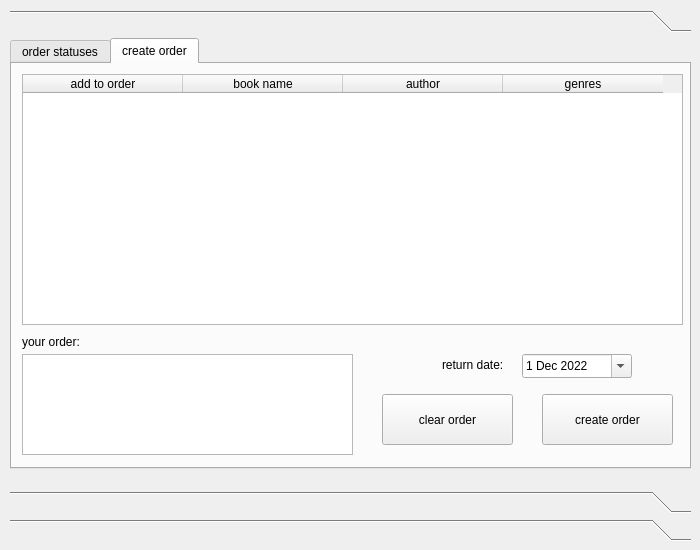
<?xml version="1.0" encoding="UTF-8"?>
<ui version="4.0">
 <class>reader_window</class>
 <widget class="QMainWindow" name="reader_window">
  <property name="geometry">
   <rect>
    <x>0</x>
    <y>0</y>
    <width>700</width>
    <height>550</height>
   </rect>
  </property>
  <property name="sizePolicy">
   <sizepolicy hsizetype="Fixed" vsizetype="Fixed">
    <horstretch>0</horstretch>
    <verstretch>0</verstretch>
   </sizepolicy>
  </property>
  <property name="minimumSize">
   <size>
    <width>700</width>
    <height>550</height>
   </size>
  </property>
  <property name="maximumSize">
   <size>
    <width>700</width>
    <height>550</height>
   </size>
  </property>
  <property name="windowTitle">
   <string>your library</string>
  </property>
  <widget class="QWidget" name="centralwidget">
   <widget class="QToolBox" name="toolBox">
    <property name="geometry">
     <rect>
      <x>10</x>
      <y>10</y>
      <width>681</width>
      <height>531</height>
     </rect>
    </property>
    <property name="currentIndex">
     <number>0</number>
    </property>
    <widget class="QWidget" name="library_page">
     <property name="geometry">
      <rect>
       <x>0</x>
       <y>0</y>
       <width>681</width>
       <height>429</height>
      </rect>
     </property>
     <attribute name="label">
      <string>&lt;books&gt;</string>
     </attribute>
     <widget class="QTabWidget" name="tab_widget">
      <property name="geometry">
       <rect>
        <x>0</x>
        <y>0</y>
        <width>681</width>
        <height>431</height>
       </rect>
      </property>
      <property name="currentIndex">
       <number>1</number>
      </property>
      <widget class="QWidget" name="order_statuses_tab">
       <attribute name="title">
        <string>order statuses</string>
       </attribute>
      </widget>
      <widget class="QWidget" name="create_order_tab">
       <attribute name="title">
        <string>create order</string>
       </attribute>
       <widget class="QTableWidget" name="books_table">
        <property name="geometry">
         <rect>
          <x>10</x>
          <y>10</y>
          <width>661</width>
          <height>251</height>
         </rect>
        </property>
        <property name="sortingEnabled">
         <bool>true</bool>
        </property>
        <property name="rowCount">
         <number>0</number>
        </property>
        <attribute name="horizontalHeaderDefaultSectionSize">
         <number>160</number>
        </attribute>
        <attribute name="horizontalHeaderShowSortIndicator" stdset="0">
         <bool>true</bool>
        </attribute>
        <attribute name="horizontalHeaderStretchLastSection">
         <bool>false</bool>
        </attribute>
        <column>
         <property name="text">
          <string>add to order</string>
         </property>
        </column>
        <column>
         <property name="text">
          <string>book name</string>
         </property>
        </column>
        <column>
         <property name="text">
          <string>author</string>
         </property>
        </column>
        <column>
         <property name="text">
          <string>genres</string>
         </property>
        </column>
       </widget>
       <widget class="QListWidget" name="books_in_order_list">
        <property name="geometry">
         <rect>
          <x>10</x>
          <y>290</y>
          <width>331</width>
          <height>101</height>
         </rect>
        </property>
       </widget>
       <widget class="QPushButton" name="create_order_button">
        <property name="geometry">
         <rect>
          <x>530</x>
          <y>330</y>
          <width>131</width>
          <height>51</height>
         </rect>
        </property>
        <property name="text">
         <string>create order</string>
        </property>
       </widget>
       <widget class="QDateEdit" name="return_date_edit">
        <property name="geometry">
         <rect>
          <x>510</x>
          <y>290</y>
          <width>110</width>
          <height>24</height>
         </rect>
        </property>
        <property name="calendarPopup">
         <bool>true</bool>
        </property>
        <property name="date">
         <date>
          <year>2022</year>
          <month>12</month>
          <day>1</day>
         </date>
        </property>
       </widget>
       <widget class="QLabel" name="label_5">
        <property name="geometry">
         <rect>
          <x>430</x>
          <y>290</y>
          <width>81</width>
          <height>21</height>
         </rect>
        </property>
        <property name="text">
         <string>return date:</string>
        </property>
       </widget>
       <widget class="QLabel" name="label_6">
        <property name="geometry">
         <rect>
          <x>10</x>
          <y>270</y>
          <width>71</width>
          <height>16</height>
         </rect>
        </property>
        <property name="text">
         <string>your order:</string>
        </property>
       </widget>
       <widget class="QLabel" name="info_label">
        <property name="geometry">
         <rect>
          <x>360</x>
          <y>270</y>
          <width>301</width>
          <height>16</height>
         </rect>
        </property>
        <property name="text">
         <string/>
        </property>
        <property name="alignment">
         <set>Qt::AlignCenter</set>
        </property>
       </widget>
       <widget class="QPushButton" name="clear_order_button">
        <property name="geometry">
         <rect>
          <x>370</x>
          <y>330</y>
          <width>131</width>
          <height>51</height>
         </rect>
        </property>
        <property name="text">
         <string>clear order</string>
        </property>
       </widget>
      </widget>
     </widget>
    </widget>
    <widget class="QWidget" name="events_page">
     <property name="geometry">
      <rect>
       <x>0</x>
       <y>0</y>
       <width>681</width>
       <height>429</height>
      </rect>
     </property>
     <attribute name="label">
      <string>&lt;events&gt;</string>
     </attribute>
    </widget>
    <widget class="QWidget" name="account_info_page">
     <property name="geometry">
      <rect>
       <x>0</x>
       <y>0</y>
       <width>681</width>
       <height>429</height>
      </rect>
     </property>
     <attribute name="label">
      <string>&lt;account info&gt;</string>
     </attribute>
     <widget class="QLabel" name="label">
      <property name="geometry">
       <rect>
        <x>20</x>
        <y>10</y>
        <width>60</width>
        <height>20</height>
       </rect>
      </property>
      <property name="text">
       <string>name:</string>
      </property>
     </widget>
     <widget class="QLineEdit" name="name_edit">
      <property name="geometry">
       <rect>
        <x>90</x>
        <y>10</y>
        <width>261</width>
        <height>20</height>
       </rect>
      </property>
      <property name="maxLength">
       <number>50</number>
      </property>
     </widget>
     <widget class="QLabel" name="label_2">
      <property name="geometry">
       <rect>
        <x>20</x>
        <y>40</y>
        <width>60</width>
        <height>20</height>
       </rect>
      </property>
      <property name="text">
       <string>phone:</string>
      </property>
     </widget>
     <widget class="QLabel" name="label_3">
      <property name="geometry">
       <rect>
        <x>20</x>
        <y>70</y>
        <width>60</width>
        <height>20</height>
       </rect>
      </property>
      <property name="text">
       <string>email:</string>
      </property>
     </widget>
     <widget class="QLineEdit" name="phone_edit">
      <property name="geometry">
       <rect>
        <x>90</x>
        <y>40</y>
        <width>261</width>
        <height>20</height>
       </rect>
      </property>
      <property name="maxLength">
       <number>20</number>
      </property>
      <property name="readOnly">
       <bool>true</bool>
      </property>
     </widget>
     <widget class="QLineEdit" name="email_edit">
      <property name="geometry">
       <rect>
        <x>90</x>
        <y>70</y>
        <width>261</width>
        <height>20</height>
       </rect>
      </property>
      <property name="maxLength">
       <number>50</number>
      </property>
     </widget>
     <widget class="QLineEdit" name="password_edit">
      <property name="geometry">
       <rect>
        <x>90</x>
        <y>100</y>
        <width>261</width>
        <height>20</height>
       </rect>
      </property>
      <property name="maxLength">
       <number>30</number>
      </property>
      <property name="echoMode">
       <enum>QLineEdit::Password</enum>
      </property>
     </widget>
     <widget class="QLabel" name="label_4">
      <property name="geometry">
       <rect>
        <x>19</x>
        <y>100</y>
        <width>61</width>
        <height>20</height>
       </rect>
      </property>
      <property name="text">
       <string>password:</string>
      </property>
     </widget>
     <widget class="QPushButton" name="update_info_button">
      <property name="geometry">
       <rect>
        <x>90</x>
        <y>130</y>
        <width>113</width>
        <height>32</height>
       </rect>
      </property>
      <property name="text">
       <string>update info</string>
      </property>
     </widget>
    </widget>
   </widget>
  </widget>
 </widget>
 <resources/>
 <connections/>
</ui>
